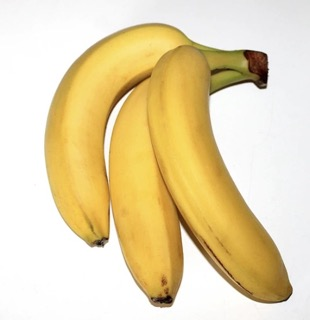
#> input picture extension/android/executorch_android/src/androidTest/resources/banana.jpeg, 310 x 320 px
$ python rgb_to_array.py --image ../../../../extension/android/executorch_android/src/androidTest/resources/banana.jpeg --output out.png
#> lines starting #> are read from the running program, lines starting #| are printed output that depends on the picture
#> in convert_image_to_c_array, img is the input picture: PIL image 310x320 RGB; mean R, G, B 232.4, 215.1, 173.1
# Copyright 2025 Arm Limited and/or its affiliates.
#
# This source code is licensed under the BSD-style license found in the
# LICENSE file in the root directory of this source tree.
#

import os
from argparse import ArgumentParser

import numpy as np
from PIL import Image


def resize_and_crop_center(img: Image.Image, target_size):
    """Resize keeping aspect ratio, then crop center to (width, height)"""
#> called with target_size = (224, 224)
    target_w, target_h = target_size
    # Compute scaling factor to preserve aspect ratio
    scale_ratio = max(target_h, target_w) / min(img.height, img.width)
#> scale_ratio = 0.723
    resized_w = int(img.width * scale_ratio)
#> resized_w = 224
    resized_h = int(img.height * scale_ratio)
#> resized_h = 231
    # Resize the image
    img = img.resize((resized_w, resized_h), resample=Image.Resampling.BILINEAR)
#> img: PIL image 224x231 RGB
    # Calculate crop box (center crop)
    left = (resized_w - target_w) / 2
#> left = 0
    top = (resized_h - target_h) / 2
#> top = 3.5
    right = (resized_w + target_w) / 2
#> right = 224
    bottom = (resized_h + target_h) / 2
#> bottom = 227.5
    # Keep the center of the image, crop everything outside of the image
    return img.crop((left, top, right, bottom))
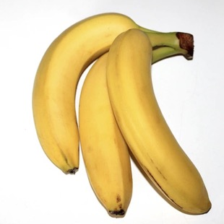
#> returned value: PIL image 224x224 RGB; mean R, G, B 232, 214.2, 170.9


def convert_image_to_c_array(
    image_path, output_path, image_size=(224, 224), array_name="image_data"
):
    # Load and preprocess image
    img = Image.open(image_path).convert("RGB")
    img = resize_and_crop_center(img, image_size)
    # NumPy arrays are stored in channels-last format. Convert to channels-first.
    img_channels_first = np.transpose(img, (2, 0, 1))
    data = np.array(img_channels_first, dtype=np.float32) / 255.0
    data = data.flatten()
    # Format as C array
    array_lines = []
    for i in range(0, len(data), 20):  # 20 values per line
        line = ", ".join(f"{val:6f}" for val in data[i : i + 20])
        array_lines.append("    " + line + ",")
#> this loop made 7527 passes
#> i on passes 2 to 4: 20, 40, 60
#> after the loop, array_lines = 7527 items
    c_array_str = f"""#include <stdint.h>
const float {array_name}[{len(data)}] = {{
{os.linesep.join(array_lines)}
}};
"""
    # Write to output file
    with open(output_path, "w") as f:
        f.write(c_array_str)
    print(f" Converted '{image_path}' → '{output_path}' ({len(data)} bytes)")
#|  Converted '../../../../extension/android/executorch_android/src/androidTest/resources/banana.jpeg' → 'out.png' (150528 bytes)


if __name__ == "__main__":
    parser = ArgumentParser()
    parser.add_argument(
        "--image", required=True, help="Path to an RGB image(e.g. a jpg file)"
    )
    parser.add_argument(
        "--output", required=True, help="Output path for the generated C array"
    )
    parser.add_argument(
        "--resolution",
        required=False,
        type=int,
        nargs=2,
        default=(224, 224),
        help="Resolution of the output image",
    )
    args = parser.parse_args()
    image_path = args.image
    output_path = args.output
    image_size = args.resolution
    convert_image_to_c_array(image_path, output_path, image_size)
